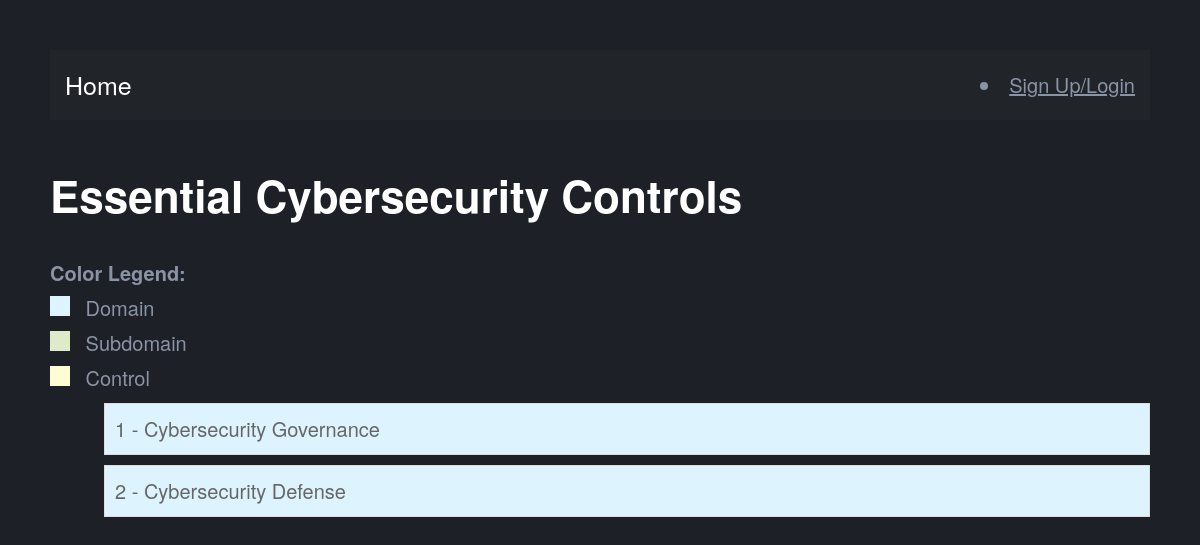
The page /tree/ on the database as committed earlier.
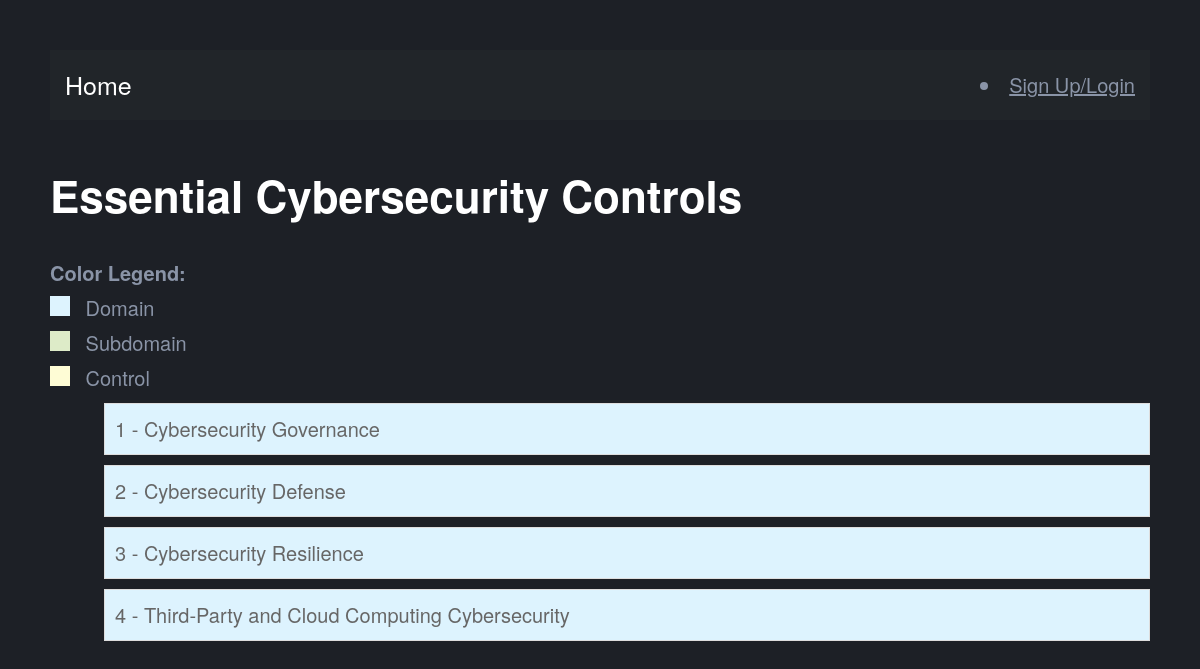
The same page on the database as committed later.
### main_app/models.py (models this page shows)
class Domain(models.Model):
    name = models.CharField(max_length=255)

### main_app/views.py (the view)
# urls.py: path("tree/", views.tree_view, name="tree"),
def tree_view(request):
    domains = Domain.objects.prefetch_related('subdomains__controls').all()
    return render(request, 'main_app/tree.html', {'domains': domains})

### main_app/templates/main_app/tree.html (shortened to what this page needs)
{% extends 'main_app/home_page.html' %}
{% load static %}
{% block content %}
<!DOCTYPE html>
<html lang="en">
<head>
</head>
<body>
  <h1>Essential Cybersecurity Controls</h1>
  <div class="legend">
    <p><strong>Color Legend:</strong></p>
    <p><span class="color-box" style="background-color: var(--first);"></span> Domain</p>
    <p><span class="color-box" style="background-color: var(--second);"></span> Subdomain</p>
    <p><span class="color-box" style="background-color: var(--third);"></span> Control</p>
  </div>
  {% if domains %}
    <ol class="wtree">
      {% for domain in domains %}
        <li>
          <span onclick="toggleVisibility(this)">{{ domain.name }}</span>
        </li>
      {% endfor %}
    </ol>
  {% else %}
    <p>No data found!</p>
  {% endif %}
</body>
</html>
{% endblock %}

### main_app/templates/main_app/home_page.html (shortened to what this page needs)
{% load static %}
<!DOCTYPE html>
<html lang="en">
    <head>
        <link href="#" rel="stylesheet">
        <link rel="stylesheet" href="#">
        <link href="#" rel="stylesheet">
        <link href="{% static 'cs/navbarstyle.css' %}" rel="stylesheet">
        <link href="{% static 'cs/style2.css' %}" rel="stylesheet">
    </head>
<body>
    {% block header %}
    <header>
        <nav class="navbar navbar-expand-md navbar-dark bg-dark mb-4">
            <div class="container-fluid">
                <a class="navbar-brand" href="#">Home</a>
                {% if request.user.is_authenticated %}
                    <button class="navbar-toggler" type="button" data-toggle="collapse" data-target="#navbarCollapse">
                        <span class="navbar-toggler-icon"></span>
                    </button>
                    <div class="collapse navbar-collapse" id="navbarCollapse">
                        <ul class="navbar-nav me-auto">
                            <li class="nav-item"><a class="nav-link active" href="#">Controls Tree</a></li>
                            <li class="nav-item"><a class="nav-link" href="#">Company Add</a></li>
                            <li class="nav-item"><a class="nav-link" href="#">Report Generation</a></li>
                            <li class="nav-item"><a class="nav-link" href="#">Sessions</a></li>
                            <li class="nav-item"><a class="nav-link" href="#">Logout</a></li>
                        </ul>
                        <span class="navbar-text text-white">{{ request.user.username }}</span>
                    </div>
                {% else %}
                    <li><a id="login-button" href="#"><span>Sign Up/Login</span></a></li>
                {% endif %}
            </div>
        </nav>
    </header>
    {% endblock %}
    {% block content %}{% endblock %}

### main_app/static/cs/style2.css (style rules this page uses)
html { line-height:1.15;-ms-text-size-adjust:100%;-webkit-text-size-adjust:100% }
body { margin:0 }
article,aside,footer,header,nav,section { display:block }
h1 { font-size:2em;margin:0.67em 0 }
a { background-color:transparent;-webkit-text-decoration-skip:objects }
b,strong { font-weight:inherit }
b,strong { font-weight:bolder }
html { box-sizing:border-box }
*,*:before,*:after { box-sizing:inherit }
body { background:#1D2026;-moz-osx-font-smoothing:grayscale;-webkit-font-smoothing:antialiased }
ul,ol { margin-top:0;margin-bottom:24px;padding-left:24px }
ol { list-style:decimal }
html { font-size:20px;line-height:30px }
body { color:#8A94A7;font-size:1rem }
body,button,input,select,textarea { font-family:"IBM Plex Sans", sans-serif }
a { color:#8A94A7;text-decoration:underline }
h1,h2,h3,h4,h5,h6,.h1,.h2,.h3,.h4,.h5,.h6 { clear:both;color:#fff;font-weight:600 }
h1,.h1 { font-size:38px;line-height:48px;letter-spacing:0px }
@media (min-width: 641px) { h1,.h1 { font-size:44px;line-height:54px;letter-spacing:0px } }
h1,h2,.h1,.h2 { margin-top:48px;margin-bottom:16px }
p { margin-top:0;margin-bottom:24px }
b,strong { font-weight:600 }

### main_app/templates/main_app/tree.html (style rules this page uses)
:root { --border: #ddd; --border-hover: rgb(71, 71, 71); --bg-hover: rgba(0, 0, 0, .1); --text: rgba(102, 102, 102, 1); --text-hover: #000; --first: #DDF3FE; --second: #DDEBC8; --third: #FEFCD5; }
* { margin: 0; padding: 0; box-sizing: border-box; }
body { padding: 50px; font-family: 'Helvetica Neue', Helvetica, Arial, sans-serif; }
h1 { padding-bottom: 20px; }
ol { margin-left: 30px; }
.wtree li { list-style-type: none; margin: 10px 0; }
.wtree li span { display: block; border: 1px solid var(--border); padding: 10px; background-color: var(--first); cursor: pointer; color: var(--text); }
.legend p { margin: 5px 0; }
.legend .color-box { display: inline-block; width: 20px; height: 20px; margin-right: 10px; }

Rows that differ between the two databases and show on the page:
added Domain: name "3 - Cybersecurity Resilience"
added Domain: name "4 - Third-Party and Cloud Computing Cybersecurity"
